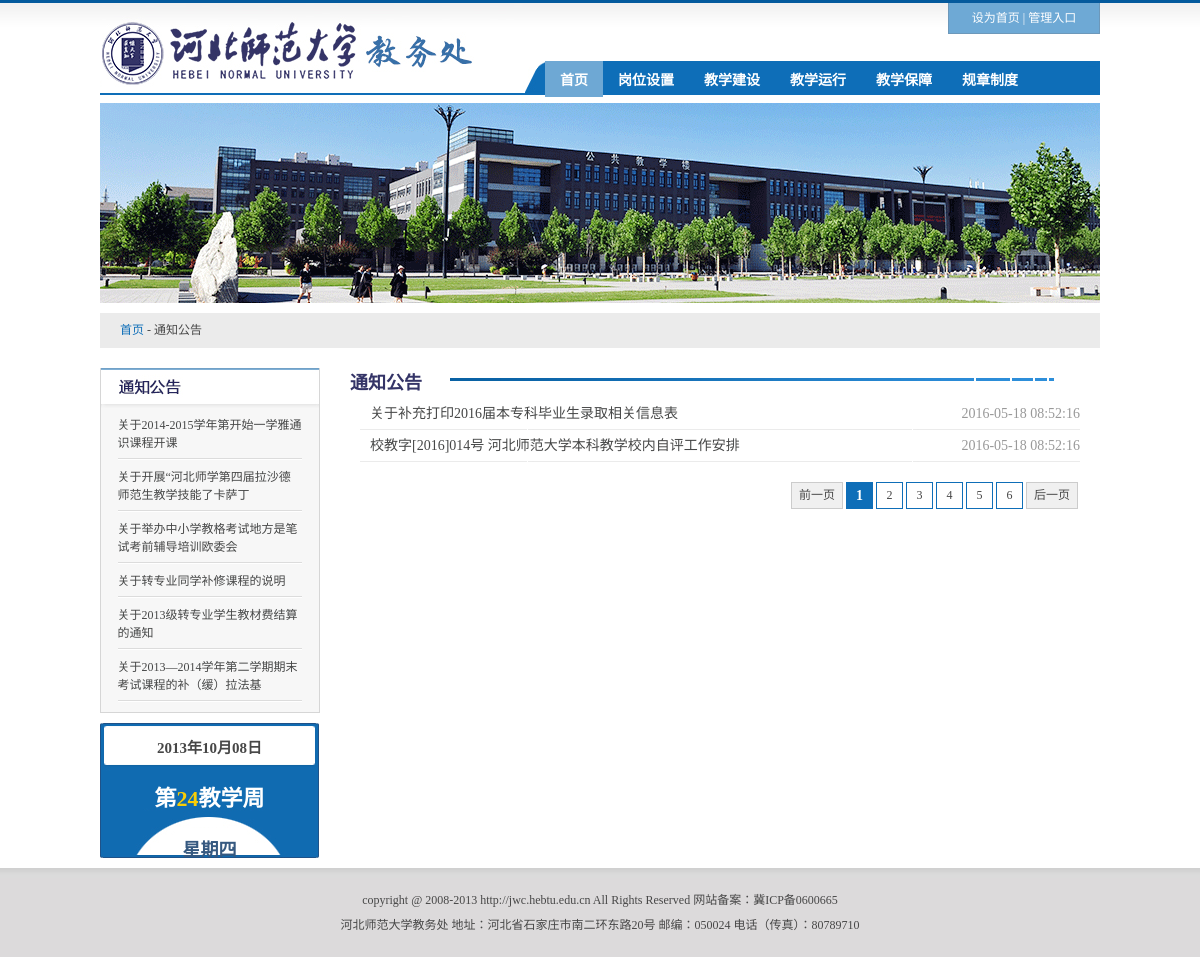
The page /Demo2-12/Demo2-12-1/list.php?catid=2 on the database its author committed.
### tables this page shows
CREATE TABLE `news_category` (
  `id` int(11) NOT NULL,
  `categoryName` varchar(255) DEFAULT NULL,
  PRIMARY KEY (`id`)
);

CREATE TABLE `news_news` (
  `id` int(11) NOT NULL,
  `catid` int(11) DEFAULT NULL,
  `title` varchar(255) DEFAULT NULL,
  `content` text,
  `inserttime` datetime DEFAULT NULL,
  `updatetime` datetime DEFAULT NULL,
  `author` varchar(20) DEFAULT NULL,
  PRIMARY KEY (`id`)
);

### Demo2-12/Demo2-12-1/list.php (the view, shortened to what this page needs)
<?php
include "lib/dbConnect.php";
$catid = isset($_GET['catid']) ? intval($_GET['catid']) : '';
$sql = "SELECT * FROM news_category WHERE id=:catid";
$stmt = $pdo->prepare($sql);
$stmt->bindParam(":catid", $catid);
$stmt->execute();
$category = $stmt->fetch();
$sql = "SELECT * FROM news_news WHERE catid=:catid";
$stmt = $pdo->prepare($sql);
$stmt->bindParam(":catid", $catid);
$stmt->execute();
$list = $stmt->fetchAll();
?>
<!DOCTYPE html PUBLIC "-//W3C//DTD XHTML 1.0 Transitional//EN" "http://www.w3.org/TR/xhtml1/DTD/xhtml1-transitional.dtd">
<html xmlns="http://www.w3.org/1999/xhtml">
<head>
<link href="css/index.css" rel="stylesheet" type="text/css" />
</head>
<body>
<div class="mybody nb">
    	<div class="top">
          <div class="topright">
        	<div class="quick"><a href="#">设为首页</a>&nbsp;|&nbsp;<a href="#">管理入口</a></div>
           <div id="nav">
           	<li class="bc"><a href="">首页</a>
           </li>
            	<li><a href="">岗位设置</a>
 			</li>
            	<li><a href="">教学建设</a>
 			</li>
            	<li><a href="">教学运行</a>
 			</li>
            <li><a href="">教学保障</a>
 			</li>
            <li><a href="">规章制度</a>
 			</li>
            </div>
          </div>
      </div>
      <div class="banner"><img src="images/banner.gif" width="1000" height="200" /></div>
      <div class="bread"><a href="#">首页</a> - <?php echo $category['categoryName'] ?></div>
      <div class="listleft">
      	<div class="xsfw" >
        	<h1><img src="images/listtzgg.gif" width="218" height="40" /></h1>
       	  <ul >
           	<li><a href="#" >关于2014-2015学年第开始一学雅通识课程开课</a></li>
<li><a href="#" >关于开展“河北师学第四届拉沙德师范生教学技能了卡萨丁  </a></li>
<li><a href="#" >关于举办中小学教格考试地方是笔试考前辅导培训欧委会</a></li>
<li><a href="#" >关于转专业同学补修课程的说明</a></li>
<li><a href="#" >关于2013级转专业学生教材费结算的通知</a></li>
<li><a href="#" >关于2013—2014学年第二学期期末考试课程的补（缓）拉法基</a></li>   </ul>
        </div>
        <div class="rl rl1">
        	<div class="date1">2013年10月08日</div>
            <div class="tweek">第<span class="yellow">24</span>教学周</div>
            <div class="week">星期四</div>
        </div>
  </div>
  <div class="listright">
    	<h1><?php echo $category['categoryName'];?></h1>
        <ul>
          <?php
            foreach ($list as $news) {
              echo "<li>";
              echo "<a href=\"content.php?id={$news['id']}\">{$news['title']}<span class=\"date\">{$news['inserttime']}</span></a>";
              echo "</li>";
            }
          ?>
        </ul>
    </div>
    <div id="page" style="margin-right:22px">
	<span class="disabled">前一页</span><span class="current">1</span><a href="#?page=2">2</a><a href="#?page=3">3</a><a href="#?page=4">4</a><a href="#?page=5">5</a><a href="#?page=6">6</a><a href="#?page=2" class="disabled">后一页
	 </a>
</div>
    </div>
    <div class="bottom">
    	<div class="copy">
    	  <p>copyright @ 2008-2013 http://jwc.hebtu.edu.cn All Rights Reserved         网站备案：冀ICP备0600665
   	      </p>
    	  <p>河北师范大学教务处         地址：河北省石家庄市南二环东路20号        邮编：050024       电话（传真）：80789710 </p>
      </div>
    </div>
</body>
</html>

### Demo2-12/Demo2-12-1/css/index.css (style rules this page uses)
* { margin:0px; padding:0px; border:0px; list-style:none; }
body { font-size:12px; background:url(../images/top.gif) repeat-x; color:#474747; }
.mybody { width:1000px; overflow:hidden; margin:auto; border-bottom:2px solid #0e6eb8; }
a { color:#464747; text-decoration:none; }
.top { height:93px; border-bottom:2px solid #0e6eb8; background:url(../images/logo.gif) top left no-repeat; }
.topright { float:right; }
.quick { width:150px; height:30px; border-left:1px solid #6d98ba; border-right:1px solid #6d98ba; border-bottom:1px solid #6d98ba; background-color:#6ea9d5; margin-top:3px; color:#fff; text-align:center; line-height:30px; vertical-align:middle; float:right }
.quick a { color:#fff; text-decoration:none }
#nav { text-align:center; background:url(../images/menu.gif) no-repeat; height:35px; width:555px; margin-top:61px; padding-left:20px; *margin-left:425px; }
#nav a { color:#fff; display:block; padding:8px 15px; text-decoration:none; font-family:"微软雅黑"; font-size:14px; *padding:7px 15px }
#nav li { float: left; font-weight:bold; }
.bc { background-color:#6ea8d4 }
.banner { margin-top:8px }
.date { float:right; color:#999; *margin-top:-33px }
.xsfw { float:Left; border-left:1px solid #d6d6d6; border-right:1px solid #d6d6d6; border-bottom:1px solid #d6d6d6; background-color:#f7f7f7; text-align:center; margin-right:8px; padding-bottom:10px; }
.xsfw ul { margin-top:5px; width:150px; margin:auto; text-align:left; }
.xsfw ul li { line-height:35px; font-weight:bold; height:35px; }
.rl { float:left; width:190px; height:135px; background:url(../images/rl.gif) no-repeat; margin-top:10px; text-align:center; font-family:"微软雅黑" ; }
.rl .date1 { font-size:15px; font-weight:bold; margin-top:13px }
.rl .tweek { color:#fff; font-size:22px; font-weight:bold; margin-top:23px }
.rl .week { font-size:18px; font-weight:bold; margin-top:23px; color:#365980; }
.yellow { color:#f9ce05 }
.bottom { height:69px; background:url(../images/bottom.gif) repeat-x; margin-top:10px; padding-top:20px }
.copy { margin:auto; text-align:center; line-height:25px; }
.bread { height:35px; background-color:#ebebeb; margin-top:10px; padding-left:20px; line-height:35px; vertical-align:middle }
.bread a { color:#0e6eb8 }
.listleft { width:220px; float:left; margin-top:20px }
.listleft .xsfw { width:218px }
.listleft .xsfw ul { width:185px }
.listleft .xsfw ul li { background:url(../images/lines.gif) bottom no-repeat; line-height:18px; font-weight:normal; padding:8px 0; height:auto; }
.nb { border:0px }
.rl1 { width:219px; height:135px; background:url(../images/rl1.gif) no-repeat; }
.listright { width:750px; margin-left:30px; float:left; margin-top:20px ; padding-bottom:10px }
.listright h1 { font-size:18px; font-family:"微软雅黑"; color:#343467; height:35px; margin-bottom:-5px; background:url(../images/listline.gif) 100px 10px no-repeat }
.listright ul { padding-right:20px; }
.listright ul li { margin-left:10px; line-height:32px; font-size:14px; background:url(../images/line.gif) bottom repeat-x; padding-left:10px; }
#page { TEXT-ALIGN: center; float:right; margin-top:10px; }
#page A { text-align:center; height:25px; width:25px; line-height:25px; vertical-align:middle; COLOR: #474747; TEXT-DECORATION: none; display:block; float:left; border:#0e6eb8 1px solid; background:#FFF; font-size:12px; margin-left:3px; }
#page .current { text-align:center; height:25px; width:25px; line-height:25px; vertical-align:middle; display:block; float:left; font-size:14px; margin-left:3px; COLOR: #fff; font-weight:bold; background:#0e6eb8; border:#0e6eb8 1px solid; }
#page .disabled { text-align:center; height:25px; width:50px; line-height:25px; vertical-align:middle; display:block; float:left; font-size:12px; margin-left:3px; background:#F0F0F0; COLOR: #474747; border:#ccc 1px solid; }

### rows shown on the page
news_category: categoryName "通知公告"
news_news: title "关于补充打印2016届本专科毕业生录取相关信息表", inserttime "2016-05-18 08:52:16"
news_news: title "校教字[2016]014号 河北师范大学本科教学校内自评工作安排", inserttime "2016-05-18 08:52:16"
